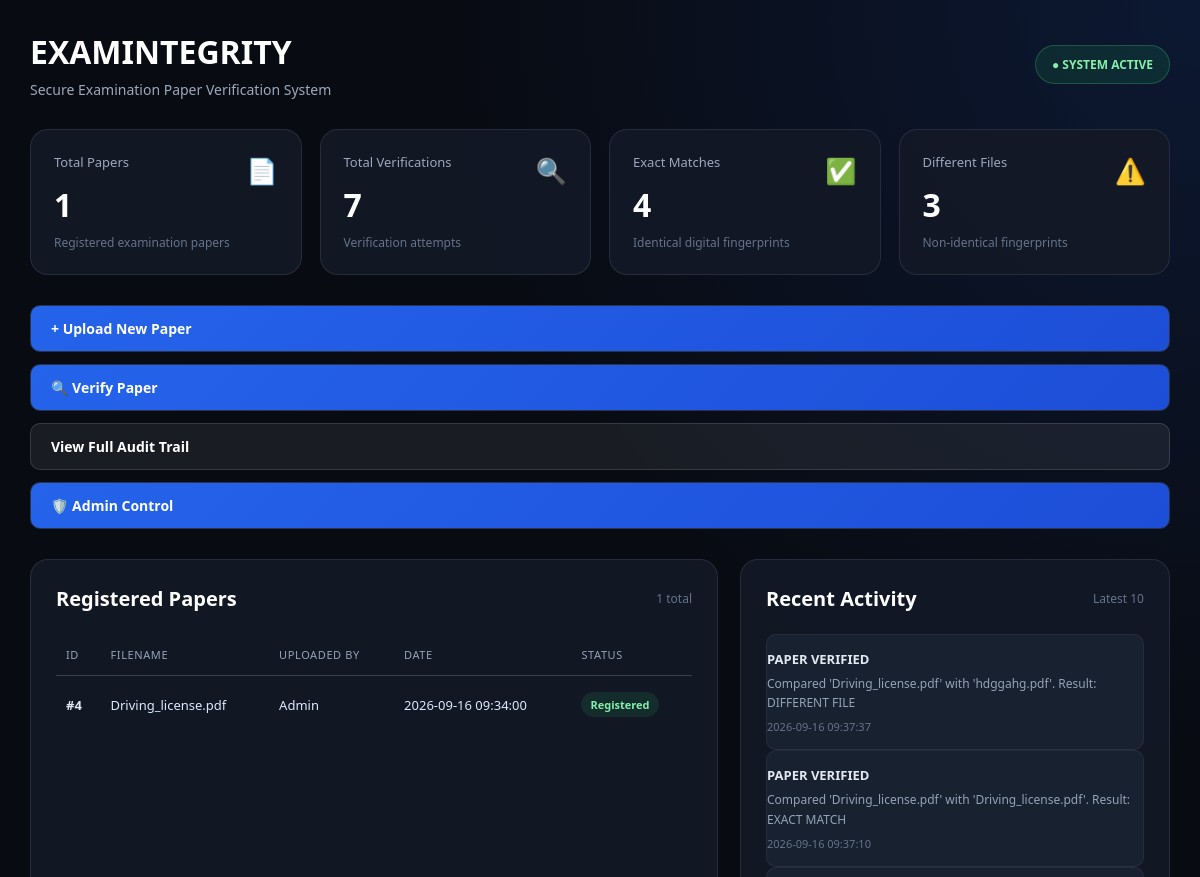
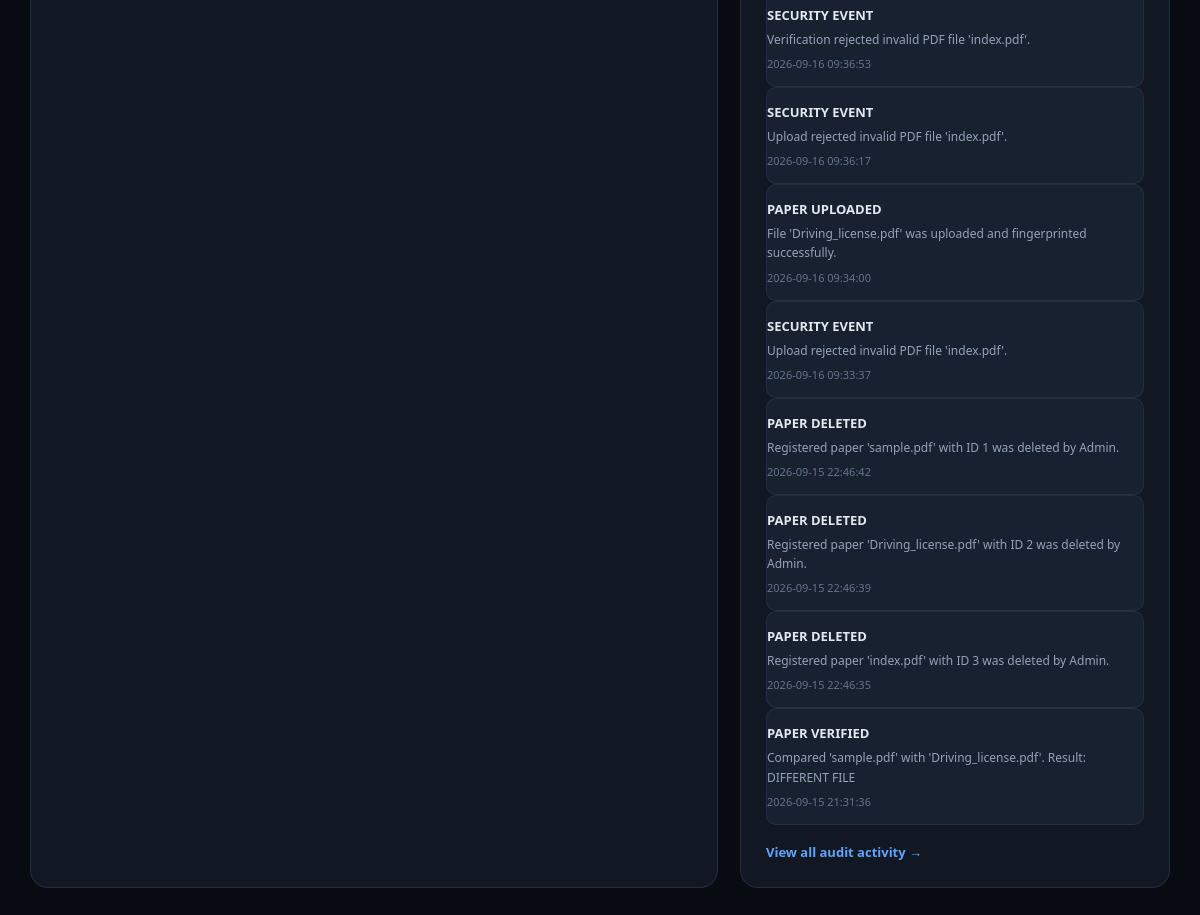
Before: / with the older database file (2 pictures, top to bottom).
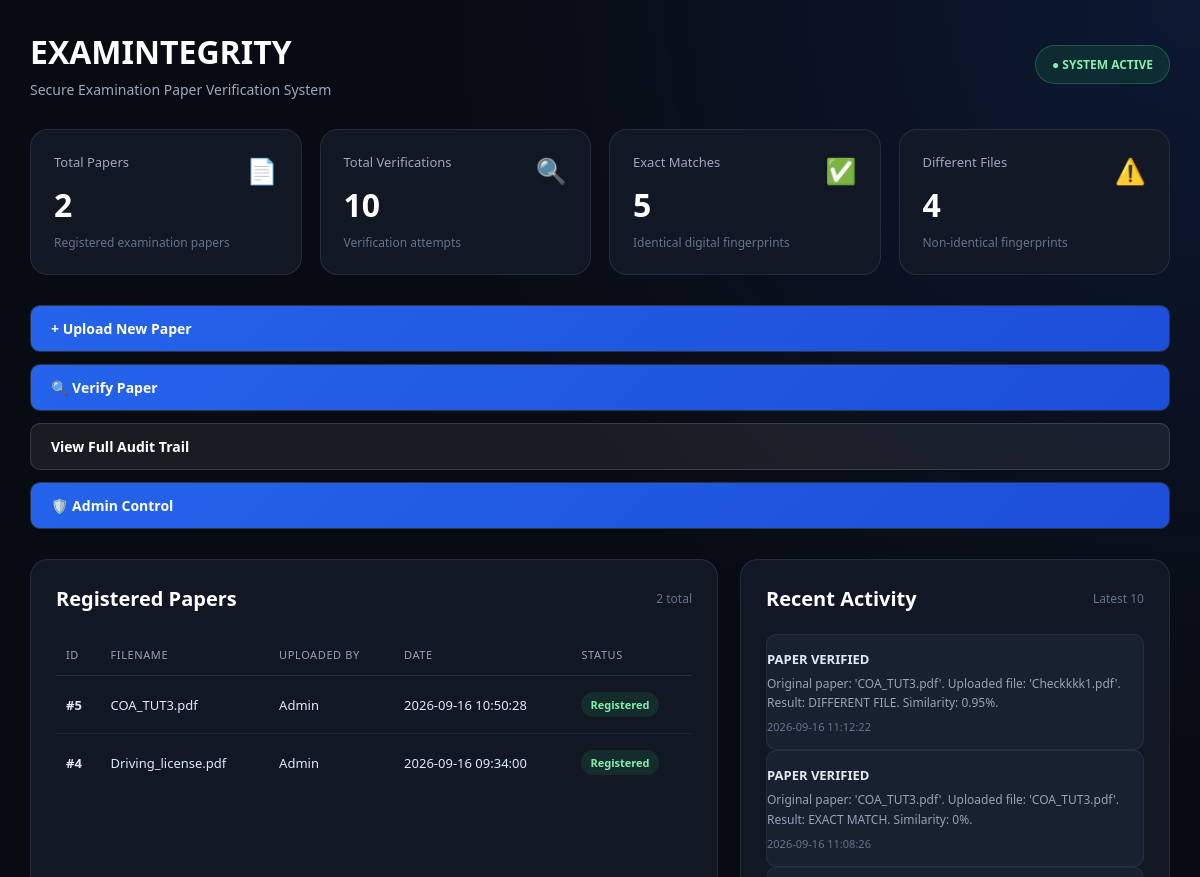
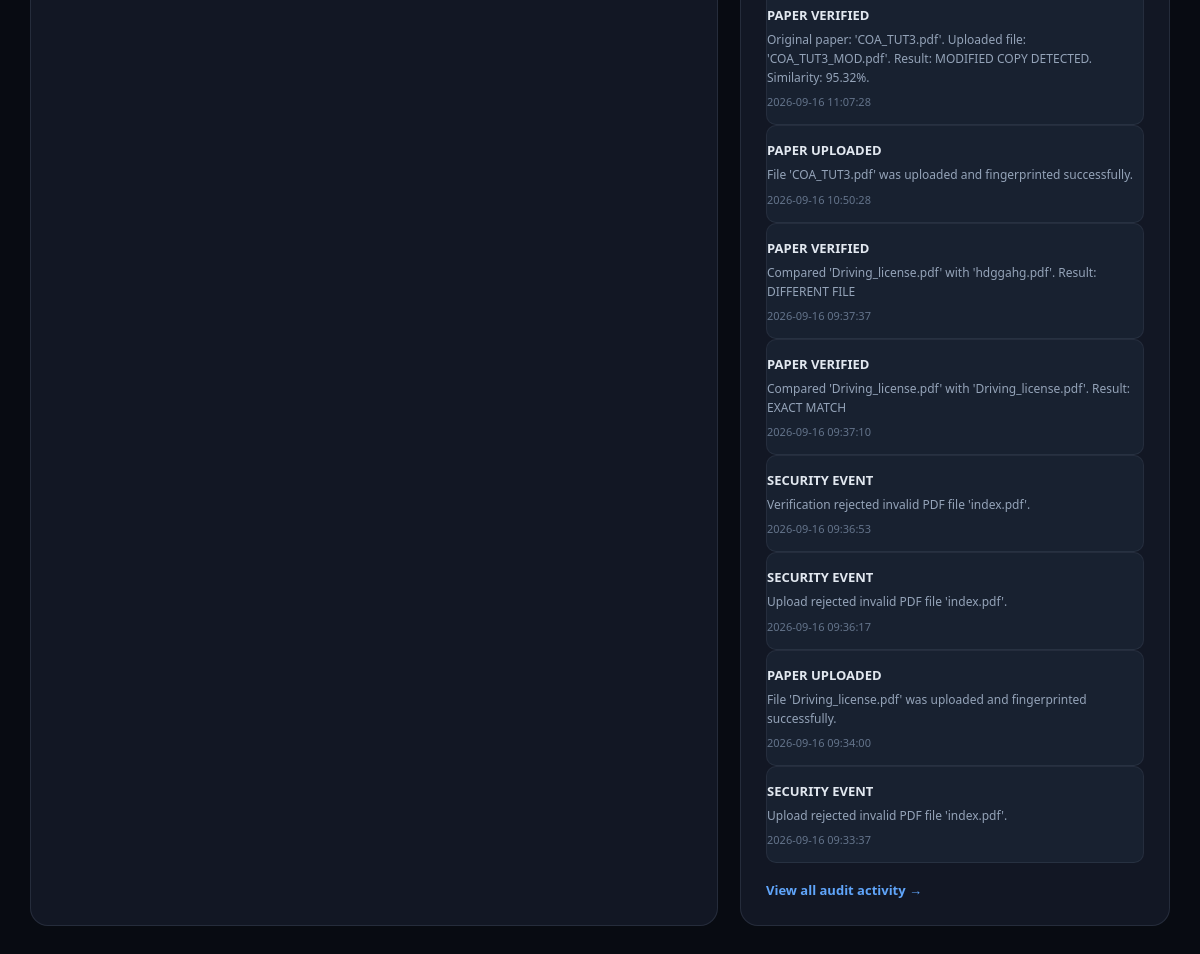
After: the same page with the newer database file (2 pictures, top to bottom).
### tables this page shows
CREATE TABLE papers (
            id INTEGER PRIMARY KEY AUTOINCREMENT,
            filename TEXT NOT NULL,
            fingerprint TEXT NOT NULL,
            uploaded_by TEXT NOT NULL,
            uploaded_at TEXT NOT NULL
        , stored_filename TEXT);

CREATE TABLE audit_logs (
            id INTEGER PRIMARY KEY AUTOINCREMENT,
            action TEXT NOT NULL,
            details TEXT NOT NULL,
            created_at TEXT NOT NULL
        );

### app.py (the view)
@app.route("/")
def home():
    conn = get_db_connection()
    papers = conn.execute(
        "SELECT * FROM papers ORDER BY id DESC"
    ).fetchall()
    audit_logs = conn.execute(
        "SELECT * FROM audit_logs ORDER BY id DESC LIMIT 10"
    ).fetchall()
    total_papers = conn.execute(
        "SELECT COUNT(*) FROM papers"
    ).fetchone()[0]
    total_verifications = conn.execute(
        """
        SELECT COUNT(*)
        FROM audit_logs
        WHERE action = 'PAPER VERIFIED'
        """
    ).fetchone()[0]
    exact_matches = conn.execute(
        """
        SELECT COUNT(*)
        FROM audit_logs
        WHERE action = 'PAPER VERIFIED'
        AND details LIKE '%Result: EXACT MATCH%'
        """
    ).fetchone()[0]
    different_files = conn.execute(
        """
        SELECT COUNT(*)
        FROM audit_logs
        WHERE action = 'PAPER VERIFIED'
        AND (
            details LIKE '%Result: DIFFERENT FILE%'
            OR details LIKE '%Result: DIFFERENT PAPER%'
        )
        """
    ).fetchone()[0]
    conn.close()
    return render_template(
        "index.html",
        papers=papers,
        audit_logs=audit_logs,
        total_papers=total_papers,
        total_verifications=total_verifications,
        exact_matches=exact_matches,
        different_files=different_files
    )

### app.py (called while the page is built)
def get_db_connection():
    conn = sqlite3.connect(DATABASE_FILE)
    conn.row_factory = sqlite3.Row
    return conn

### templates/index.html (shortened to what the changed rows need)
<!DOCTYPE html>
<html lang="en">
<head>
    <link rel="stylesheet"
          href="{{ url_for('static', filename='style.css') }}">
</head>
<body>
    <div class="dashboard-page">
        <div class="dashboard-container">
            <header class="dashboard-header">
                <div class="brand-section">
                    <h1>EXAMINTEGRITY</h1>
                </div>
            </header>
            <section class="stats-grid">
                <div class="stat-card">
                    <div class="stat-icon">📄</div>
                    <div class="stat-label">Total Papers</div>
                    <div class="stat-number">{{ total_papers }}</div>
                    <div class="stat-description">
                        Registered examination papers
                    </div>
                </div>
                <div class="stat-card">
                    <div class="stat-icon">🔍</div>
                    <div class="stat-label">Total Verifications</div>
                    <div class="stat-number">{{ total_verifications }}</div>
                    <div class="stat-description">
                        Verification attempts
                    </div>
                </div>
                <div class="stat-card">
                    <div class="stat-icon">✅</div>
                    <div class="stat-label">Exact Matches</div>
                    <div class="stat-number">{{ exact_matches }}</div>
                    <div class="stat-description">
                        Identical digital fingerprints
                    </div>
                </div>
                <div class="stat-card">
                    <div class="stat-icon">⚠️</div>
                    <div class="stat-label">Different Files</div>
                    <div class="stat-number">{{ different_files }}</div>
                    <div class="stat-description">
                        Non-identical fingerprints
                    </div>
                </div>
            </section>
            <section class="content-grid">
                <div class="dashboard-card">
                    <div class="card-heading">
                        <h2>Registered Papers</h2>
                        <span>{{ total_papers }} total</span>
                    </div>
                    {% if papers %}
                        <div class="table-wrapper">
                            <table>
                                <thead>
                                    <tr>
                                        <th>ID</th>
                                        <th>Filename</th>
                                        <th>Uploaded By</th>
                                        <th>Date</th>
                                        <th>Status</th>
                                    </tr>
                                </thead>
                                <tbody>
                                    {% for paper in papers %}
                                        <tr>
                                            <td class="paper-id">
                                                #{{ paper["id"] }}
                                            </td>
                                            <td>
                                                {{ paper["filename"] }}
                                            </td>
                                            <td>
                                                {{ paper["uploaded_by"] }}
                                            </td>
                                            <td>
                                                {{ paper["uploaded_at"] }}
                                            </td>
                                            <td>
                                                <span class="status-pill">
                                                    Registered
                                                </span>
                                            </td>
                                        </tr>
                                    {% endfor %}
                                </tbody>
                            </table>
                        </div>
                    {% else %}
                        <div class="empty-state">
                            No examination papers have been registered yet.
                        </div>
                    {% endif %}
                </div>
                <div class="dashboard-card">
                    <div class="card-heading">
                        <h2>Recent Activity</h2>
                    </div>
                    {% if audit_logs %}
                        {% for log in audit_logs %}
                            <div class="audit-item">
                                <div class="audit-action">
                                    {{ log["action"] }}
                                </div>
                                <div class="audit-details">
                                    {{ log["details"] }}
                                </div>
                                <div class="audit-time">
                                    {{ log["created_at"] }}
                                </div>
                            </div>
                        {% endfor %}
                    {% else %}
                        <div class="empty-state">
                            No activity recorded yet.
                        </div>
                    {% endif %}
                </div>
            </section>
        </div>
    </div>
</body>
</html>

Changed rows visible on the page:
no longer on this page (row unchanged): audit_logs: action "PAPER DELETED", details "Registered paper 'sample.pdf' with ID 1 was deleted by Admin.", created_at "2026-09-15 22:46:42"
no longer on this page (row unchanged): audit_logs: action "PAPER DELETED", details "Registered paper 'Driving_license.pdf' with ID 2 was deleted by Admin.", created_at "2026-09-15 22:46:39"
no longer on this page (row unchanged): audit_logs: action "PAPER DELETED", details "Registered paper 'index.pdf' with ID 3 was deleted by Admin.", created_at "2026-09-15 22:46:35"
no longer on this page (row unchanged): audit_logs: action "PAPER VERIFIED", details "Compared 'sample.pdf' with 'Driving_license.pdf'. Result: DIFFERENT FILE", created_at "2026-09-15 21:31:36"
added papers: id "5", filename "COA_TUT3.pdf", uploaded_by "Admin", uploaded_at "2026-09-16 10:50:28"
added audit_logs: action "PAPER VERIFIED", details "Original paper: 'COA_TUT3.pdf'. Uploaded file: 'Checkkkk1.pdf'. Result: DIFFERENT FILE. Similarity: 0.95%.", created_at "2026-09-16 11:12:22"
added audit_logs: action "PAPER VERIFIED", details "Original paper: 'COA_TUT3.pdf'. Uploaded file: 'COA_TUT3.pdf'. Result: EXACT MATCH. Similarity: 0%.", created_at "2026-09-16 11:08:26"
added audit_logs: action "PAPER VERIFIED", details "Original paper: 'COA_TUT3.pdf'. Uploaded file: 'COA_TUT3_MOD.pdf'. Result: MODIFIED COPY DETECTED. Similarity: 95.32%.", created_at "2026-09-16 11:07:28"
added audit_logs: action "PAPER UPLOADED", details "File 'COA_TUT3.pdf' was uploaded and fingerprinted successfully.", created_at "2026-09-16 10:50:28"
Other visible differences:
{{ total_papers }}: "1" → "2"
{{ total_verifications }}: "7" → "10"
{{ exact_matches }}: "4" → "5"
{{ different_files }}: "3" → "4"
